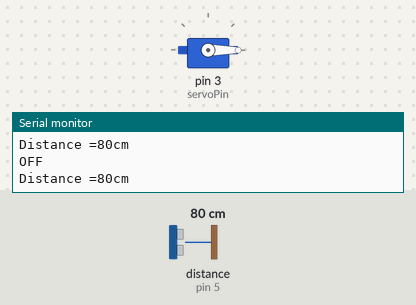
The sketch below on a simulated Arduino Uno, built with avr-gcc and run on an emulated ATmega328P. Shown: servo, the last lines printed to the serial monitor. Wiring (inferred from the names in the program): ultrasonic range finder: trigger pin 4; echo pin 5. The inputs (shaded band) are chosen by the test bench; at power-on: distance to the obstacle (sensor on pin 5) 80 cm. The echo pulse lasts 58.3 µs per cm.

Above: at 1.2 s.
1.3 s: distance to the obstacle (sensor on pin 5) set to 23 cm
2.8 s: distance to the obstacle (sensor on pin 5) set to 19 cm
At 3.8 s:
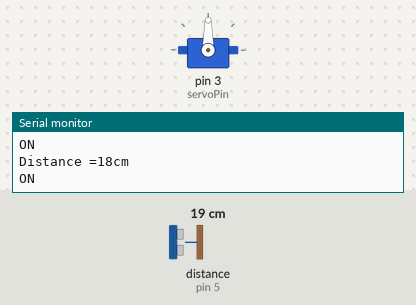
Timing chart, 0 to 5.8 s (numbered marks = the images above; inputs shaded):
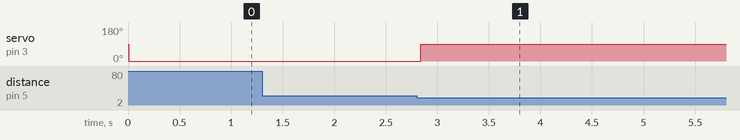

The sketch:

auto_sanitizer.ino
```cpp
#include <Servo.h>
Servo myservo;
int servoPin = 3;
int trig = 4;
int echo = 5;
void setup()
{
    myservo.attach(servoPin);
    pinMode(trig, OUTPUT);
    pinMode(echo, INPUT);
    Serial.begin(9600);
}

void loop()
{
    long distance, duration;

    digitalWrite(trig, LOW);
    delayMicroseconds(2);
    digitalWrite(trig, HIGH);
    delayMicroseconds(10);
    digitalWrite(trig, LOW);
    duration = pulseIn(echo, HIGH);
    distance = duration / 29 / 2;
    Serial.print("Distance =");
    Serial.print(distance);
    Serial.print("cm");
    Serial.println();

    if (distance < 20)
    {
        myservo.write(90);
        Serial.println("ON");
    }
    else
    {
        myservo.write(0);
        Serial.println("OFF");
    }
}
```

Measured:
- the behaviour switches between 21 and 20 cm on distance to the obstacle (sensor on pin 5) (found by bisection; images 0 and 1)
- after the input at 2.8 s, servo on pin 3 (servoPin): 0° → 90° at once
